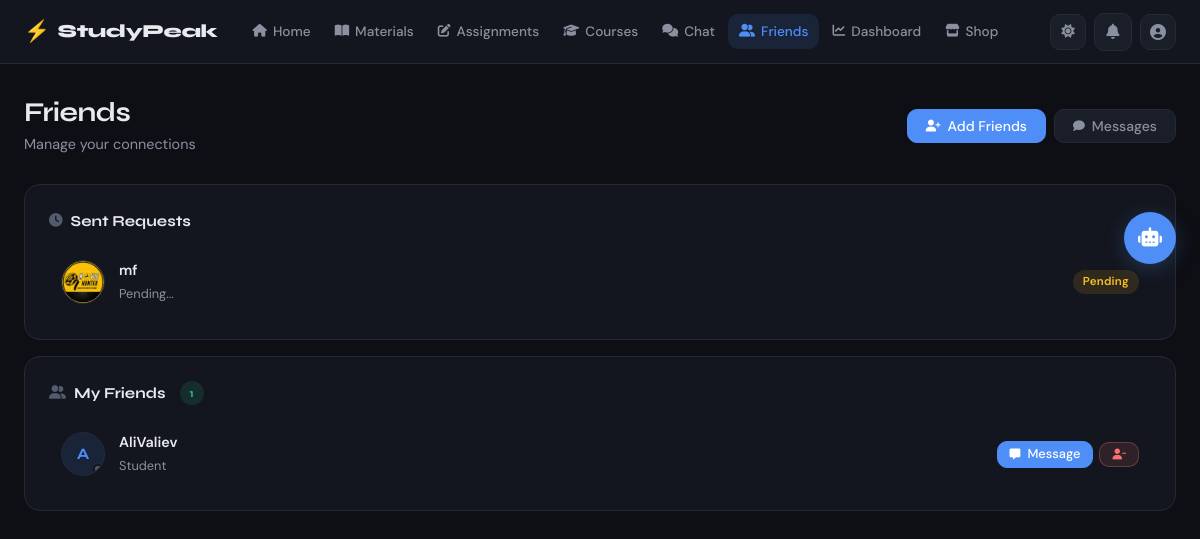
The app's page /chat/friends/ (signed in), older data.
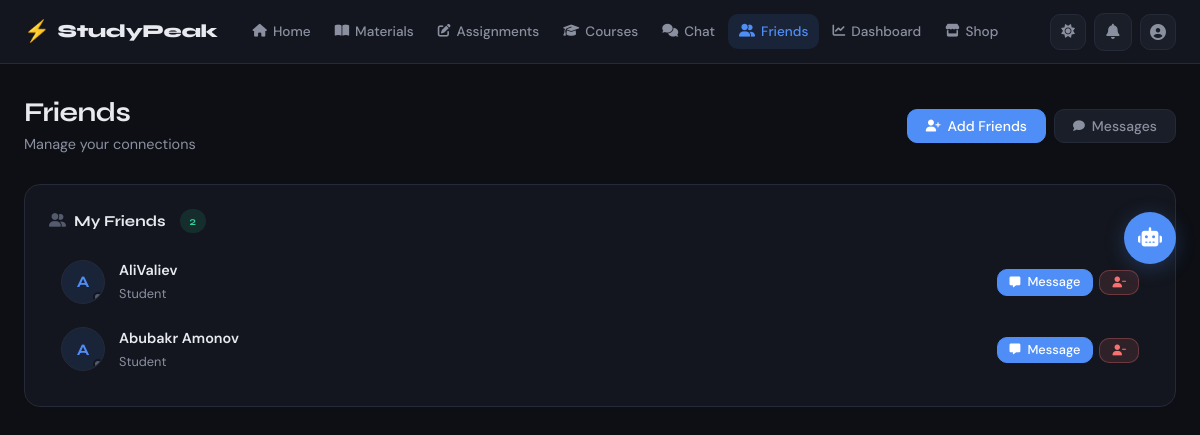
The same page, newer data.
### chat/models.py (models this page shows, shortened)
class Friendship(models.Model):
    PENDING = 'pending'
    ACCEPTED = 'accepted'
    REJECTED = 'rejected'
    STATUS_CHOICES = [
        (PENDING, 'Pending'),
        (ACCEPTED, 'Accepted'),
        (REJECTED, 'Rejected'),
    ]
    sender = models.ForeignKey(UserModel, on_delete=models.CASCADE, related_name='sent_requests')
    receiver = models.ForeignKey(UserModel, on_delete=models.CASCADE, related_name='received_requests')
    status = models.CharField(max_length=10, choices=STATUS_CHOICES, default=PENDING)
    created_at = models.DateTimeField(auto_now_add=True)
    class Meta:
        unique_together = ('sender', 'receiver')

### accounts/models.py (models this page shows, shortened)
class Profile(models.Model):
    ACTIVE = 'active'
    BUSY = 'busy'
    AWAY = 'away'
    OFFLINE = 'offline'
    STATUS_CHOICES = [
        (ACTIVE, 'Active'),
        (BUSY, 'Busy'),
        (AWAY, 'Away'),
        (OFFLINE, 'Offline'),
    ]
    user = models.OneToOneField(UserModel, on_delete=models.CASCADE, related_name='profile')
    avatar = models.ImageField(upload_to='avatars/', null=True, blank=True)
    bio = models.TextField(null=True, blank=True)
    status = models.CharField(max_length=10, choices=STATUS_CHOICES, default=OFFLINE)
    phone = models.CharField(max_length=20, null=True, blank=True)
    coins = models.PositiveIntegerField(default=0)
    post_text = models.TextField(null=True, blank=True)
    created_at = models.DateTimeField(auto_now_add=True)
    updated_at = models.DateTimeField(auto_now=True)

class UserModel(AbstractUser):
    STUDENT = 'student'
    TEACHER = 'teacher'
    ADMIN = 'admin'
    ROLE_CHOICES = [
        (STUDENT, 'Student'),
        (TEACHER, 'Teacher'),
        (ADMIN, 'Admin'),
    ]
    email = models.EmailField(unique=True)
    role = models.CharField(max_length=10, choices=ROLE_CHOICES, default=STUDENT)
    is_verified = models.BooleanField(default=False)
    otp_code = models.CharField(max_length=6, null=True, blank=True)
    otp_created_at = models.DateTimeField(null=True, blank=True)
    reset_token = models.CharField(max_length=100, null=True, blank=True)
    deleted_at = models.DateTimeField(null=True, blank=True)
    REQUIRED_FIELDS = ['email', 'role']

### chat/views.py (the view)
# urls.py: path('friends/', FriendListView.as_view(), name='friend_list'),
class FriendListView(SessionLoginRequiredMixin, View):
    def get(self, request):
        user = get_current_user(request)
        friendships = Friendship.objects.filter(
            status=Friendship.ACCEPTED
        ).filter(
            sender=user
        ) | Friendship.objects.filter(
            status=Friendship.ACCEPTED
        ).filter(
            receiver=user
        )
        friends = []
        for f in friendships:
            friend = f.receiver if f.sender == user else f.sender
            friends.append(friend)
        pending_received = Friendship.objects.filter(receiver=user, status=Friendship.PENDING)
        pending_sent = Friendship.objects.filter(sender=user, status=Friendship.PENDING)
        return render(request, 'chat/friend_list.html', {
            'friends': friends,
            'pending_received': pending_received,
            'pending_sent': pending_sent,
        })

### accounts/permissions.py (called while the page is built)
def get_current_user(request):
    user_id = request.session.get('user_id')
    if not user_id:
        return None
    return UserModel.objects.filter(id=user_id).first()

    def dispatch(self, request, *args, **kwargs):
        if not request.session.get('user_id'):
            messages.error(request, 'Please login first!')
            return redirect('login')
        return super().dispatch(request, *args, **kwargs)

### templates/chat/friend_list.html (shortened to what the changed rows need)
{% extends 'base.html' %}
{% load static %}
{% block extra_css %}
<link rel="stylesheet" href="{% static 'css/chat.css' %}">
{% endblock %}
{% block content %}
<div class="container">
    <div class="page-header">
        <div>
            <h1 class="page-title">Friends</h1>
        </div>
    </div>
    <div class="friends-grid">
        {% if pending_sent %}
        <div class="card">
            <div class="card-title">
                <i class="fa-solid fa-clock"></i> Sent Requests
            </div>
            <div class="friend-list">
                {% for req in pending_sent %}
                <div class="friend-item">
                    <div class="friend-avatar">
                        {% if req.receiver.profile.avatar %}
                            <img src="{{ req.receiver.profile.avatar.url }}" alt="{{ req.receiver.username }}">
                        {% else %}
                            <span>{{ req.receiver.username|first|upper }}</span>
                        {% endif %}
                    </div>
                    <div class="friend-info">
                        <p class="friend-name">{{ req.receiver.username }}</p>
                        <p class="text-sm text-muted">Pending...</p>
                    </div>
                    <span class="badge badge-yellow">Pending</span>
                </div>
                {% endfor %}
            </div>
        </div>
        {% endif %}
        <div class="card">
            <div class="card-title">
                <i class="fa-solid fa-user-group"></i>
                My Friends
                {% if friends %}
                <span class="badge badge-green" style="margin-left:6px">{{ friends|length }}</span>
                {% endif %}
            </div>
            {% if friends %}
            <div class="friend-list">
                {% for friend in friends %}
                <div class="friend-item">
                    <div class="friend-avatar">
                        {% if friend.profile.avatar %}
                            <img src="{{ friend.profile.avatar.url }}" alt="{{ friend.username }}">
                        {% else %}
                            <span>{{ friend.username|first|upper }}</span>
                        {% endif %}
                        <span class="friend-status-dot friend-status-{{ friend.profile.status|default:'offline' }}"></span>
                    </div>
                    <div class="friend-info">
                        <p class="friend-name">{{ friend.username }}</p>
                        <p class="text-sm text-muted">{{ friend.role|capfirst }}</p>
                    </div>
                    <div class="friend-actions">
                        <form method="post" action="{% url 'start_conversation' friend.id %}">
                            <button class="btn btn-primary btn-sm">
                                <i class="fa-solid fa-message"></i> Message
                            </button>
                        </form>
                        <form method="post" action="{% url 'remove_friend' friend.id %}">
                            <button class="btn btn-danger btn-sm"
                                    onclick="return confirm('Remove {{ friend.username }} from friends?')">
                                <i class="fa-solid fa-user-minus"></i>
                            </button>
                        </form>
                    </div>
                </div>
                {% endfor %}
            </div>
            {% else %}
            <div class="empty-state">
                <i class="fa-solid fa-user-group"></i>
                <p>You have no friends yet</p>
            </div>
            {% endif %}
        </div>
    </div>
</div>
{% endblock %}

Row changes from the older to the newer data that the page shows:
removed Friendship: receiver.profile.avatar (picture), receiver.username "mf"
added UserModel: username|first "A", username "Abubakr Amonov", role "Student"
Text that changed along with them:
{{ friends|length }}: "1" → "2"
text no longer shown: "Sent Requests"
